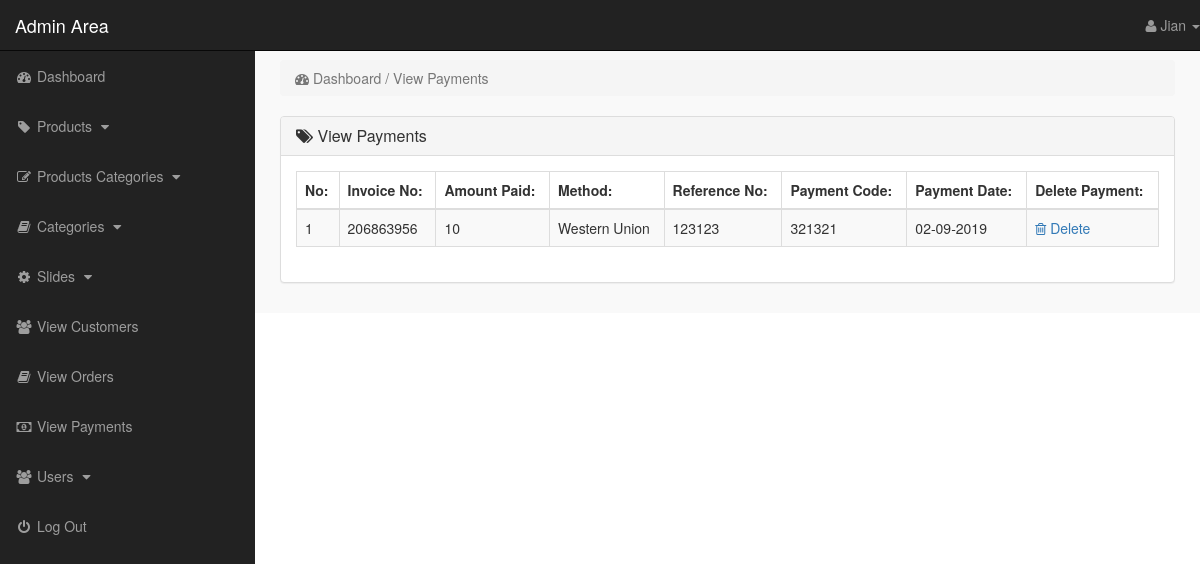
The app's page /admin_area/index.php?view_payments (signed in) with its own data.
### tables this page shows
CREATE TABLE `payments` (
  `payment_id` int(10) NOT NULL,
  `invoice_no` int(10) NOT NULL,
  `amount` int(10) NOT NULL,
  `payment_mode` text NOT NULL,
  `ref_no` int(10) NOT NULL,
  `code` int(10) NOT NULL,
  `payment_date` text NOT NULL
);

### admin_area/view_payments.php (the view)
<?php
    if(!isset($_SESSION['admin_email'])){
        echo "<script>window.open('login.php','_self')</script>";
    }else{
?>
<div class="row">
    <div class="col-lg-12">
        <ol class="breadcrumb">
            <li class="active">
                <i class="fa fa-dashboard"></i> Dashboard / View Payments
            </li>
        </ol>
    </div>
</div>
<div class="row">
    <div class="col-lg-12">
        <div class="panel panel-default">
            <div class="panel-heading">
               <h3 class="panel-title">
                   <i class="fa fa-tags"></i>  View Payments
               </h3>
            </div>
            <div class="panel-body">
                <div class="table-responsive">
                    <table class="table table-striped table-bordered table-hover">
                        <thead>
                            <tr>
                                <th> No: </th>
                                <th> Invoice No: </th>
                                <th> Amount Paid: </th>
                                <th> Method: </th>
                                <th> Reference No: </th>
                                <th> Payment Code: </th>
                                <th> Payment Date: </th>
                                <th> Delete Payment: </th>
                            </tr>
                        </thead>
                        <tbody>
                            <?php
                                $i=0;
                                $get_payments = "select * from payments";
                                $run_payments = mysqli_query($con,$get_payments);
                                while($row_payments=mysqli_fetch_array($run_payments)){
                                    $payment_id = $row_payments['payment_id'];
                                    $invoice_no = $row_payments['invoice_no'];
                                    $amount = $row_payments['amount'];
                                    $payment_mode = $row_payments['payment_mode'];
                                    $ref_no = $row_payments['ref_no'];
                                    $code = $row_payments['code'];
                                    $payment_date = $row_payments['payment_date'];
                                    $i++;
                            ?>
                            <tr>
                                <td> <?php echo $i; ?> </td>
                                <td> <?php echo $invoice_no; ?> </td>
                                <td> <?php echo $amount; ?></td>
                                <td> <?php echo $payment_mode; ?> </td>
                                <td> <?php echo $ref_no; ?></td>
                                <td> <?php echo $code; ?> </td>
                                <td> <?php echo $payment_date; ?> </td>
                                <td>
                                     <a href="index.php?delete_payment=<?php echo $payment_id; ?>">
                                        <i class="fa fa-trash-o"></i> Delete
                                     </a>
                                </td>
                            </tr>
                            <?php } ?>
                        </tbody>
                    </table>
                </div>
            </div>
        </div>
    </div>
</div>
<?php } ?>

### admin_area/includes/sidebar.php (shortened to what this page needs)
<?php
    if(!isset($_SESSION['admin_email'])){
        echo "<script>window.open('login.php','_self')</script>";
    }else{
?>
<nav class="navbar navbar-inverse navbar-fixed-top">
    <div class="navbar-header">
        <a href="index.php?dashboard" class="navbar-brand">Admin Area</a>
    </div>
    <ul class="nav navbar-right top-nav">
        <li class="dropdown">
            <a href="#" class="dropdown-toggle" data-toggle="dropdown">
                <i class="fa fa-user"></i> <?php echo $admin_name;  ?> <b class="caret"></b>
            </a>
        </li>
    </ul>
    <div class="collapse navbar-collapse navbar-ex1-collapse">
        <ul class="nav navbar-nav side-nav">
            <li>
                <a href="index.php?dashboard">
                        <i class="fa fa-fw fa-dashboard"></i> Dashboard
                </a>
            </li>
            <li>
                <a href="#" data-toggle="collapse" data-target="#products">
                        <i class="fa fa-fw fa-tag"></i> Products
                        <i class="fa fa-fw fa-caret-down"></i>
                </a>
            </li>
            <li>
                <a href="#" data-toggle="collapse" data-target="#p_cat">
                        <i class="fa fa-fw fa-edit"></i> Products Categories
                        <i class="fa fa-fw fa-caret-down"></i>
                </a>
            </li>
            <li>
                <a href="#" data-toggle="collapse" data-target="#cat">
                        <i class="fa fa-fw fa-book"></i> Categories
                        <i class="fa fa-fw fa-caret-down"></i>
                </a>
            </li>
            <li>
                <a href="#" data-toggle="collapse" data-target="#slides">
                        <i class="fa fa-fw fa-gear"></i> Slides
                        <i class="fa fa-fw fa-caret-down"></i>
                </a>
            </li>
            <li>
                <a href="index.php?view_customers">
                    <i class="fa fa-fw fa-users"></i> View Customers
                </a>
            </li>
            <li>
                <a href="index.php?view_orders">
                    <i class="fa fa-fw fa-book"></i> View Orders
                </a>
            </li>
            <li>
                <a href="index.php?view_payments">
                    <i class="fa fa-fw fa-money"></i> View Payments
                </a>
            </li>
            <li>
                <a href="#" data-toggle="collapse" data-target="#users">
                        <i class="fa fa-fw fa-users"></i> Users
                        <i class="fa fa-fw fa-caret-down"></i>
                </a>
            </li>
            <li>
                <a href="logout.php">
                    <i class="fa fa-fw fa-power-off"></i> Log Out
                </a>
            </li>
        </ul>
    </div>
</nav>
<?php } ?>

### admin_area/css/style.css (style rules this page uses)
body { margin-top: 100px; }
@media (min-width: 768px) { body { margin-top: 50px; } }
.top-nav { 0 15px; }
.top-nav>li { float: left; display: inline-block; }
.top-nav>li>a { color: #999999; line-height: 20px; padding-top: 15px; padding-bottom: 15px; }
@media (min-width: 768px) { .side-nav { position: fixed; top: 51px; bottom: 0; width: 255px; overflow-y: auto; overflow-x: hidden; background-color: #222222; padding-bottom: 40px; border-radius: 0; } }
@media (min-width: 768px) { .side-nav>li>a { width: 255px; } }
.panel-body { border-radius: 5px; }

### records on screen
payments: invoice_no "206863956", amount "10", payment_mode "Western Union", ref_no "123123", code "321321", payment_date "02-09-2019"

### other values on screen
$admin_name "Jian"
